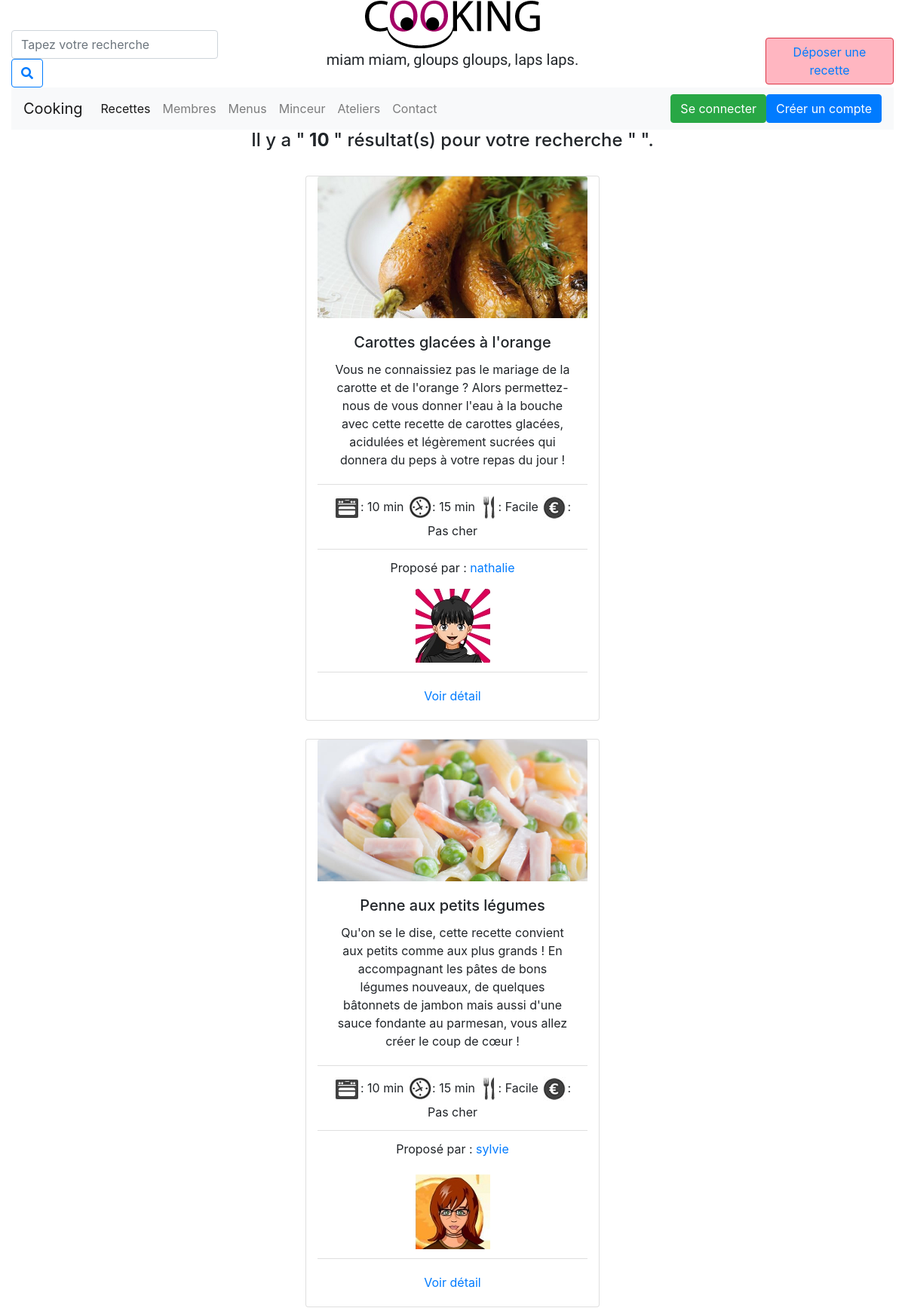
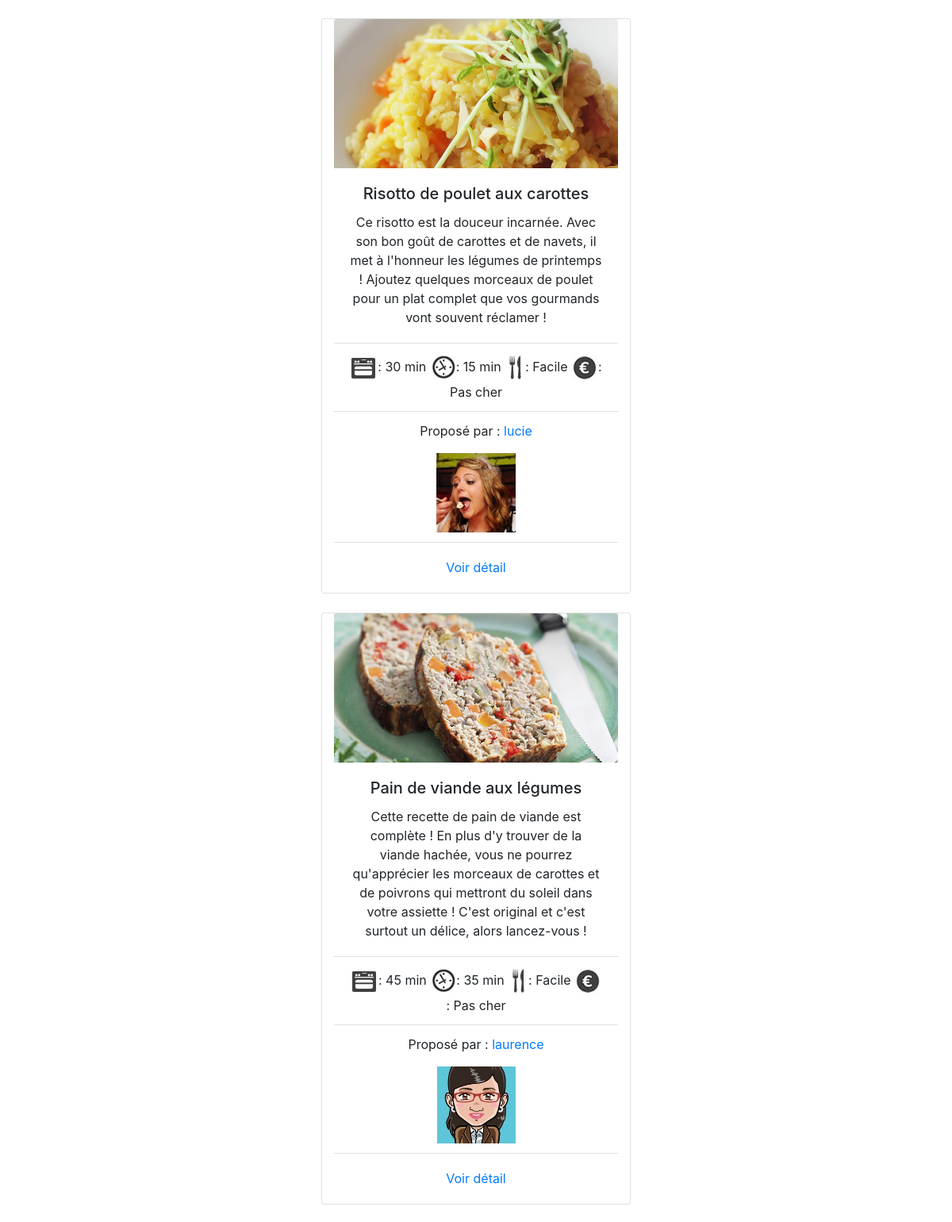
Page /recherche.php (upper part) on the committed database (2 pictures, top to bottom).
### tables this page shows
CREATE TABLE IF NOT EXISTS `recettes` (
  `idRecette` int(11) NOT NULL AUTO_INCREMENT,
  `titre` varchar(250) NOT NULL,
  `chapo` text NOT NULL,
  `img` varchar(50) NOT NULL,
  `preparation` text NOT NULL,
  `ingredient` text NOT NULL,
  `membre` int(11) NOT NULL,
  `couleur` varchar(30) NOT NULL,
  `dateCrea` timestamp NOT NULL DEFAULT CURRENT_TIMESTAMP ON UPDATE CURRENT_TIMESTAMP,
  `categorie` int(11) NOT NULL,
  `tempsCuisson` varchar(50) NOT NULL,
  `tempsPreparation` varchar(50) NOT NULL,
  `difficulte` varchar(50) NOT NULL,
  `prix` varchar(50) NOT NULL,
  PRIMARY KEY (`idRecette`)
);

CREATE TABLE IF NOT EXISTS `membres` (
  `idMembre` int(11) NOT NULL AUTO_INCREMENT,
  `gravatar` varchar(100) NOT NULL,
  `login` varchar(32) NOT NULL,
  `password` varchar(40) NOT NULL,
  `statut` varchar(20) NOT NULL,
  `prenom` varchar(50) NOT NULL,
  `nom` varchar(50) NOT NULL,
  `dateCrea` timestamp NOT NULL DEFAULT CURRENT_TIMESTAMP ON UPDATE CURRENT_TIMESTAMP,
  PRIMARY KEY (`idMembre`)
);

### recherche.php (the view, shortened to what this page needs)
<?php
include("inc/init.inc.php");
include("inc/header.inc.php")
?>
<?php
$recherche = filter_input(INPUT_GET, 'recherche', FILTER_SANITIZE_STRING);
$result = $pdo->query("SELECT r.idRecette, r.titre, r.chapo, r.img, r.membre, r.tempsCuisson, r.tempsPreparation, r.difficulte, r.prix, m.prenom,m.gravatar FROM recettes r, membres m WHERE titre LIKE '%$recherche%' AND r.membre=m.idMembre");
$nombreresultat = "SELECT COUNT(*) FROM recettes WHERE titre LIKE '%$recherche%'";
$nombreresultat_count = $pdo->query($nombreresultat)->fetchColumn();
?>
<div class="container-fluid">
    <div class="row">
        <div class="col-sm-12 ">
            <h4 class="titrerecherche">Il y a "<strong> <?php echo $nombreresultat_count?> </strong>" résultat(s) pour votre recherche "<strong> <?php echo $recherche ?> </strong>".
            </h4>
        </div>
    </div>
<?php
while ($recette = $result->fetch(PDO::FETCH_OBJ)){ ?>
<br>
    <div class="row ">
        <div class="col-lg-4">
        </div>
        <div class="card col-lg-4 w-100 text-center carte-resultat" >
            <img class="card-img-top" src="photos/recettes/<?php echo $recette->img; ?>" alt="Image Recette <?php echo ($recette->titre); ?>">
            <div class="card-body">
              <h5 class="card-title"><?php echo ($recette->titre); ?></h5>
              <p class="card-text"><?php echo ($recette->chapo); ?></p>
            </div>
            <ul class="list-group list-group-flush">
                <li class="list-group-item">
                    <img src="images/cuisson.png" alt="Temps de cuisson">: <?php echo ($recette->tempsCuisson); ?>
                    <img src="images/temps.png" alt="Temps de préparation">: <?php echo ($recette->tempsPreparation); ?>
                    <img src="images/fourchette.png" alt="Difficulté">: <?php echo ($recette->difficulte); ?>
                    <img src="images/prix.png" alt="Prix">: <?php echo ($recette->prix); ?>
                </li>
              <li class="list-group-item">
                  <p>Proposé par :
                    <a href="membres.php?idMembre=<?php echo $recette->membre; ?>"><?php echo $recette->prenom;?></a>
                  </p>
                  <img src="photos/gravatars/<?php echo $recette->gravatar; ?>">
              </li>
            </ul>
            <div class="card-body">
              <a href="recettes.php?idRecette=<?php echo $recette->idRecette; ?>">Voir détail</a>
            </div>
        </div>
    </div>
<?php }
?>
</div>
<?php include("inc/footer.inc.php") ?>

### css/style.css (style rules this page uses)
.card { width: 100%; }
.titrerecherche { text-align: center; }

### rows in the picture
recettes: img (picture), titre "Carottes glacées à l'orange", chapo "Vous ne connaissiez pas le mariage de la carotte et de l'orange ? Alors permettez-nous de vous donner l'eau à la bouche avec cette recette de carottes glacées, acidulées et légèrement sucrées qui donnera du peps à votre repas du jour !", tempsCuisson "10 min", tempsPreparation "15 min", difficulte "Facile", prix "Pas cher", membres.prenom "nathalie", membres.gravatar (picture)
recettes: img (picture), titre "Penne aux petits légumes", chapo "Qu'on se le dise, cette recette convient aux petits comme aux plus grands ! En accompagnant les pâtes de bons légumes nouveaux, de quelques bâtonnets de jambon mais aussi d'une sauce fondante au parmesan, vous allez créer le coup de cœur !", tempsCuisson "10 min", tempsPreparation "15 min", difficulte "Facile", prix "Pas cher", membres.prenom "sylvie", membres.gravatar (picture)
recettes: img (picture), titre "Risotto de poulet aux carottes", chapo "Ce risotto est la douceur incarnée. Avec son bon goût de carottes et de navets, il met à l'honneur les légumes de printemps ! Ajoutez quelques morceaux de poulet pour un plat complet que vos gourmands vont souvent réclamer !", tempsCuisson "30 min", tempsPreparation "15 min", difficulte "Facile", prix "Pas cher", membres.prenom "lucie", membres.gravatar (picture)
recettes: img (picture), titre "Pain de viande aux légumes", chapo "Cette recette de pain de viande est complète ! En plus d'y trouver de la viande hachée, vous ne pourrez qu'apprécier les morceaux de carottes et de poivrons qui mettront du soleil dans votre assiette ! C'est original et c'est surtout un délice, alors lancez-vous !", tempsCuisson "45 min", tempsPreparation "35 min", difficulte "Facile", prix "Pas cher", membres.prenom "laurence", membres.gravatar (picture)

### other values in the picture
$nombreresultat_count "10"
